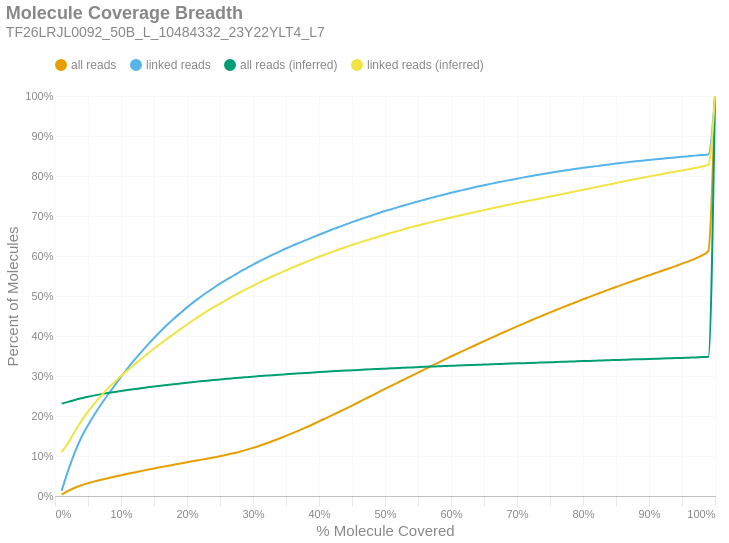

Here is the notebook cell this chart was saved with:
### Markdown cell above
### Molecule Read Coverage
This chart shows molecule coverage breadth as computed by the number of bases aligned to that molecule. In other words, "*how much of each unique long molecule is actually sequenced/aligned?*" Keep in mind there is a distinction between sequences and alignments, since some sequences belonging to a particular molecule may not align well and wouldn't appear in the alignment data. This chart also shows molecule coverage breadth as computed by the *inferred fragment* from which the aligned sequences originate. Unlike read coverage, this calculation takes into account the total insert size, including unsequenced gaps between the forward and reverse reads. Like the previous figures, these are cumulative percents.

### Code cell
if SKIPLR:
    print_html(f"Skipped")
else:
    binned_df = consolidated_hist(valids['coverage_bp'], mask, 0.01, True)
    binned_df_inf = consolidated_hist(valids['coverage_inserts'], mask, 0.01, True)
    binned_df = binned_df.with_columns(pl.lit(binned_df_inf['all reads (cumsum)']).alias('all reads (inferred)'))
    binned_df = binned_df.with_columns(pl.lit(binned_df_inf['linked reads (cumsum)']).alias('linked reads (inferred)'))
    binned_df = binned_df.with_columns(
        (pl.col('bin').cast(pl.Float64) + 0.01).alias('right_edge')
    )

    with SafeRender(binned_df):
        (
            density_plot(binned_df, 'Molecule Coverage Breadth', samplename, 'molcov', ['all reads (inferred)','linked reads (inferred)'])
            .encode(
                #x=alt.X('bin:Q', title="% Molecule Covered").axis(format = '%').scale(padding=0),
                x=alt.X('right_edge:Q', title="% Molecule Covered").axis(format='%').scale(padding=0),
                y=alt.Y('value:Q', title='Percent of Molecules')
                    .axis(format='%')
                    .stack(False)
                    .scale(domainMin=0, padding=0),
                color=alt.Color("key:N").scale(domain = ["all reads", "linked reads", "all reads (inferred)", "linked reads (inferred)"]),
                tooltip = [
                    alt.Tooltip("key:N", title = "Data Type"),
                    alt.Tooltip("range_label:N", title="% Molecule Covered"),
                    alt.Tooltip("value:Q", format = ".2%", title="% Molecules")
                ]
            )
        ).display()

### Figure 1 — Vega-Lite specification as saved in the notebook (floating-point values rounded to 4 significant figures)
{"width": "container", "height": 400, "config": {"title": {"anchor": "start", "dy": -15, "fontSize": 18, "color": "#888888", "subtitleColor": "#888888", "subtitleFontSize": 14}, "arc": {"fill": "#0072B2"}, "axis": {"domainColor": "#888888", "domainWidth": 0.5, "gridWidth": 0.2, "grid": false, "titleFontWeight": 400, "titleFontSize": 15, "labelFontSize": 11, "labelColor": "#888888", "tickColor": "#888888", "tickWidth": 0.2, "titleColor": "#888888"}, "axisBand": {"grid": false}, "axisX": {"grid": true, "tickSize": 10, "domainCap": "round"}, "axisY": {"domain": false, "grid": true, "tickSize": 0, "domainCap": "round"}, "background": "transparent", "header": {"labelFontSize": 15, "labelColor": "#888888", "titleFontSize": 15, "titleFontWeight": 600, "titleColor": "#888888"}, "legend": {"labelFont": "sans-serif", "labelFontSize": 12, "labelColor": "#888888", "symbolSize": 100, "symbolType": "circle", "titleFontSize": 12, "titlePadding": 10, "titleColor": "#888888", "title": null, "orient": "top"}, "range": {"category": ["#E69F00", "#56B4E9", "#009E73", "#F0E442", "#0072B2", "#D55E00", "#CC79A7", "#000000"], "diverging": ["#cfe8f3", "#a2d4ec", "#73bfe2", "#46abdb", "#1696d2", "#12719e"]}, "area": {"fill": "#0072B2", "fillOpacity": 0.7, "line": true, "strokeOpacity": 0.7}, "line": {"color": "#0072B2", "stroke": "#0072B2", "strokeWidth": 2}, "trail": {"color": "#0072B2", "stroke": "#0072B2", "strokeWidth": 0, "size": 1}, "point": {"filled": true, "fillOpacity": 1.0, "size": 95}, "text": {"color": "#888888", "fontSize": 11, "align": "right", "fontWeight": 400, "size": 11}, "bar": {"fill": "#0072B2", "stroke": null}, "view": {"stroke": null, "continuousWidth": 660, "continuousHeight": 400}}, "data": {"name": "data-c91a20ca6656b4e16b306fd23817bd01"}, "mark": {"type": "line", "interpolate": "monotone", "point": {"opacity": 0, "size": 275}}, "encoding": {"color": {"field": "key", "scale": {"domain": ["all reads", "linked reads", "all reads (inferred)", "linked reads (inferred)"]}, "type": "nominal"}, "tooltip": [{"field": "key", "title": "Data Type", "type": "nominal"}, {"field": "range_label", "title": "% Molecule Covered", "type": "nominal"}, {"field": "value", "format": ".2%", "title": "% Molecules", "type": "quantitative"}], "x": {"axis": {"format": "%"}, "field": "right_edge", "scale": {"padding": 0}, "title": "% Molecule Covered", "type": "quantitative"}, "y": {"axis": {"format": "%"}, "field": "value", "scale": {"domainMin": 0, "padding": 0}, "stack": false, "title": "Percent of Molecules", "type": "quantitative"}}, "params": [{"name": "param_c36ac31b6afebe62", "select": {"type": "point", "fields": ["key"]}, "bind": "legend"}], "title": {"text": "Molecule Coverage Breadth", "subtitle": "TF26LRJL0092_50B_L_10484332_23Y22YLT4_L7"}, "transform": [{"fold": ["all reads (cumsum)", "linked reads (cumsum)", "all reads (inferred)", "linked reads (inferred)"]}, {"calculate": "replace(datum.key, ' (cumsum)', '')", "as": "key"}, {"filter": {"param": "param_c36ac31b6afebe62"}}], "usermeta": {"embedOptions": {"downloadFileName": "TF26LRJL0092_50B_L_10484332_23Y22YLT4_L7.molcov"}}, "$schema": "https://vega.github.io/schema/vega-lite/v6.4.1.json", "datasets": {"data-c91a20ca6656b4e16b306fd23817bd01": [{"bin": "0.0", "interval": "0.0-0.01", "all reads": 0.003431, "linked reads": 0.01278, "all reads (cumsum)": 0.003431, "linked reads (cumsum)": 0.01278, "range_label": "0.0-0.01", "all reads (inferred)": 0.2309, "linked reads (inferred)": 0.1097, "right_edge": 0.01}, {"bin": "0.01", "interval": "0.01-0.02", "all reads": 0.009454, "linked reads": 0.05111, "all reads (cumsum)": 0.01288, "linked reads (cumsum)": 0.06389, "range_label": "0.01-0.02", "all reads (inferred)": 0.2354, "linked reads (inferred)": 0.133, "right_edge": 0.02}, {"bin": "0.02", "interval": "0.02-0.03", "all reads": 0.007841, "linked reads": 0.04522, "all reads (cumsum)": 0.02073, "linked reads (cumsum)": 0.1091, "range_label": "0.02-0.03", "all reads (inferred)": 0.2401, "linked reads (inferred)": 0.1614, "right_edge": 0.03}, {"bin": "0.03", "interval": "0.03-0.04", "all reads": 0.006267, "linked reads": 0.03786, "all reads (cumsum)": 0.02699, "linked reads (cumsum)": 0.147, "range_label": "0.03-0.04", "all reads (inferred)": 0.2444, "linked reads (inferred)": 0.1876, "right_edge": 0.04}, {"bin": "0.04", "interval": "0.04-0.05", "all reads": 0.005005, "linked reads": 0.03021, "all reads (cumsum)": 0.032, "linked reads (cumsum)": 0.1772, "range_label": "0.04-0.05", "all reads (inferred)": 0.2482, "linked reads (inferred)": 0.2107, "right_edge": 0.05}, {"bin": "0.05", "interval": "0.05-0.06", "all reads": 0.004497, "linked reads": 0.0272, "all reads (cumsum)": 0.0365, "linked reads (cumsum)": 0.2044, "range_label": "0.05-0.06", "all reads (inferred)": 0.2516, "linked reads (inferred)": 0.2317, "right_edge": 0.06}, {"bin": "0.06", "interval": "0.06-0.07", "all reads": 0.00408, "linked reads": 0.02496, "all reads (cumsum)": 0.04058, "linked reads (cumsum)": 0.2293, "range_label": "0.06-0.07", "all reads (inferred)": 0.2547, "linked reads (inferred)": 0.2508, "right_edge": 0.07}, {"bin": "0.07", "interval": "0.07-0.08", "all reads": 0.003863, "linked reads": 0.02346, "all reads (cumsum)": 0.04444, "linked reads (cumsum)": 0.2528, "range_label": "0.07-0.08", "all reads (inferred)": 0.2575, "linked reads (inferred)": 0.2685, "right_edge": 0.08}, {"bin": "0.08", "interval": "0.08-0.09", "all reads": 0.003713, "linked reads": 0.02272, "all reads (cumsum)": 0.04815, "linked reads (cumsum)": 0.2755, "range_label": "0.08-0.09", "all reads (inferred)": 0.2601, "linked reads (inferred)": 0.2845, "right_edge": 0.09}, {"bin": "0.09", "interval": "0.09-0.1", "all reads": 0.00368, "linked reads": 0.02215, "all reads (cumsum)": 0.05183, "linked reads (cumsum)": 0.2977, "range_label": "0.09-0.1", "all reads (inferred)": 0.2626, "linked reads (inferred)": 0.2998, "right_edge": 0.1}, {"bin": "0.1", "interval": "0.1-0.11", "all reads": 0.003588, "linked reads": 0.02161, "all reads (cumsum)": 0.05542, "linked reads (cumsum)": 0.3193, "range_label": "0.1-0.11", "all reads (inferred)": 0.2649, "linked reads (inferred)": 0.314, "right_edge": 0.11}, {"bin": "0.11", "interval": "0.11-0.12", "all reads": 0.003387, "linked reads": 0.02015, "all reads (cumsum)": 0.05881, "linked reads (cumsum)": 0.3394, "range_label": "0.11-0.12", "all reads (inferred)": 0.2672, "linked reads (inferred)": 0.3281, "right_edge": 0.12}, {"bin": "0.12", "interval": "0.12-0.13", "all reads": 0.003347, "linked reads": 0.01918, "all reads (cumsum)": 0.06215, "linked reads (cumsum)": 0.3586, "range_label": "0.12-0.13", "all reads (inferred)": 0.2694, "linked reads (inferred)": 0.3419, "right_edge": 0.13}, {"bin": "0.13", "interval": "0.13-0.14", "all reads": 0.00333, "linked reads": 0.01864, "all reads (cumsum)": 0.06548, "linked reads (cumsum)": 0.3772, "range_label": "0.13-0.14", "all reads (inferred)": 0.2716, "linked reads (inferred)": 0.3554, "right_edge": 0.14}, {"bin": "0.14", "interval": "0.14-0.15", "all reads": 0.003296, "linked reads": 0.0179, "all reads (cumsum)": 0.06878, "linked reads (cumsum)": 0.3951, "range_label": "0.14-0.15", "all reads (inferred)": 0.2738, "linked reads (inferred)": 0.3689, "right_edge": 0.15}, {"bin": "0.15", "interval": "0.15-0.16", "all reads": 0.003193, "linked reads": 0.01677, "all reads (cumsum)": 0.07197, "linked reads (cumsum)": 0.4119, "range_label": "0.15-0.16", "all reads (inferred)": 0.2757, "linked reads (inferred)": 0.3808, "right_edge": 0.16}, {"bin": "0.16", "interval": "0.16-0.17", "all reads": 0.003154, "linked reads": 0.0162, "all reads (cumsum)": 0.07513, "linked reads (cumsum)": 0.4281, "range_label": "0.16-0.17", "all reads (inferred)": 0.2776, "linked reads (inferred)": 0.3931, "right_edge": 0.17}, {"bin": "0.17", "interval": "0.17-0.18", "all reads": 0.003066, "linked reads": 0.01511, "all reads (cumsum)": 0.07819, "linked reads (cumsum)": 0.4432, "range_label": "0.17-0.18", "all reads (inferred)": 0.2795, "linked reads (inferred)": 0.4053, "right_edge": 0.18}, {"bin": "0.18", "interval": "0.18-0.19", "all reads": 0.003042, "linked reads": 0.01433, "all reads (cumsum)": 0.08123, "linked reads (cumsum)": 0.4576, "range_label": "0.18-0.19", "all reads (inferred)": 0.2814, "linked reads (inferred)": 0.4171, "right_edge": 0.19}, {"bin": "0.19", "interval": "0.19-0.2", "all reads": 0.003065, "linked reads": 0.01399, "all reads (cumsum)": 0.0843, "linked reads (cumsum)": 0.4715, "range_label": "0.19-0.2", "all reads (inferred)": 0.2832, "linked reads (inferred)": 0.4289, "right_edge": 0.2}, {"bin": "0.2", "interval": "0.2-0.21", "all reads": 0.003014, "linked reads": 0.01323, "all reads (cumsum)": 0.08731, "linked reads (cumsum)": 0.4848, "range_label": "0.2-0.21", "all reads (inferred)": 0.285, "linked reads (inferred)": 0.4399, "right_edge": 0.21}, {"bin": "0.21", "interval": "0.21-0.22", "all reads": 0.002961, "linked reads": 0.01216, "all reads (cumsum)": 0.09027, "linked reads (cumsum)": 0.4969, "range_label": "0.21-0.22", "all reads (inferred)": 0.2867, "linked reads (inferred)": 0.4509, "right_edge": 0.22}, {"bin": "0.22", "interval": "0.22-0.23", "all reads": 0.003025, "linked reads": 0.01172, "all reads (cumsum)": 0.0933, "linked reads (cumsum)": 0.5086, "range_label": "0.22-0.23", "all reads (inferred)": 0.2883, "linked reads (inferred)": 0.4615, "right_edge": 0.23}, {"bin": "0.23", "interval": "0.23-0.24", "all reads": 0.003077, "linked reads": 0.01134, "all reads (cumsum)": 0.09638, "linked reads (cumsum)": 0.52, "range_label": "0.23-0.24", "all reads (inferred)": 0.2899, "linked reads (inferred)": 0.4715, "right_edge": 0.24}, {"bin": "0.24", "interval": "0.24-0.25", "all reads": 0.003241, "linked reads": 0.01082, "all reads (cumsum)": 0.09962, "linked reads (cumsum)": 0.5308, "range_label": "0.24-0.25", "all reads (inferred)": 0.2914, "linked reads (inferred)": 0.4809, "right_edge": 0.25}, {"bin": "0.25", "interval": "0.25-0.26", "all reads": 0.003405, "linked reads": 0.01034, "all reads (cumsum)": 0.103, "linked reads (cumsum)": 0.5411, "range_label": "0.25-0.26", "all reads (inferred)": 0.2929, "linked reads (inferred)": 0.4904, "right_edge": 0.26}, {"bin": "0.26", "interval": "0.26-0.27", "all reads": 0.00363, "linked reads": 0.009488, "all reads (cumsum)": 0.1067, "linked reads (cumsum)": 0.5506, "range_label": "0.26-0.27", "all reads (inferred)": 0.2944, "linked reads (inferred)": 0.4997, "right_edge": 0.27}, {"bin": "0.27", "interval": "0.27-0.28", "all reads": 0.004129, "linked reads": 0.009737, "all reads (cumsum)": 0.1108, "linked reads (cumsum)": 0.5604, "range_label": "0.27-0.28", "all reads (inferred)": 0.2958, "linked reads (inferred)": 0.5089, "right_edge": 0.28}, {"bin": "0.28", "interval": "0.28-0.29", "all reads": 0.004501, "linked reads": 0.008977, "all reads (cumsum)": 0.1153, "linked reads (cumsum)": 0.5693, "range_label": "0.28-0.29", "all reads (inferred)": 0.2971, "linked reads (inferred)": 0.5173, "right_edge": 0.29}, {"bin": "0.29", "interval": "0.29-0.3", "all reads": 0.00497, "linked reads": 0.009218, "all reads (cumsum)": 0.1203, "linked reads (cumsum)": 0.5786, "range_label": "0.29-0.3", "all reads (inferred)": 0.2984, "linked reads (inferred)": 0.5256, "right_edge": 0.3}, {"bin": "0.3", "interval": "0.3-0.31", "all reads": 0.00527, "linked reads": 0.008445, "all reads (cumsum)": 0.1255, "linked reads (cumsum)": 0.587, "range_label": "0.3-0.31", "all reads (inferred)": 0.2997, "linked reads (inferred)": 0.534, "right_edge": 0.31}, {"bin": "0.31", "interval": "0.31-0.32", "all reads": 0.005785, "linked reads": 0.008281, "all reads (cumsum)": 0.1313, "linked reads (cumsum)": 0.5953, "range_label": "0.31-0.32", "all reads (inferred)": 0.3009, "linked reads (inferred)": 0.5418, "right_edge": 0.32}, {"bin": "0.32", "interval": "0.32-0.33", "all reads": 0.006035, "linked reads": 0.008003, "all reads (cumsum)": 0.1373, "linked reads (cumsum)": 0.6033, "range_label": "0.32-0.33", "all reads (inferred)": 0.3021, "linked reads (inferred)": 0.5495, "right_edge": 0.33}, {"bin": "0.33", "interval": "0.33-0.34", "all reads": 0.00634, "linked reads": 0.007705, "all reads (cumsum)": 0.1437, "linked reads (cumsum)": 0.611, "range_label": "0.33-0.34", "all reads (inferred)": 0.3033, "linked reads (inferred)": 0.5567, "right_edge": 0.34}, {"bin": "0.34", "interval": "0.34-0.35", "all reads": 0.006575, "linked reads": 0.007684, "all reads (cumsum)": 0.1503, "linked reads (cumsum)": 0.6187, "range_label": "0.34-0.35", "all reads (inferred)": 0.3044, "linked reads (inferred)": 0.5639, "right_edge": 0.35}, {"bin": "0.35", "interval": "0.35-0.36", "all reads": 0.006771, "linked reads": 0.007255, "all reads (cumsum)": 0.157, "linked reads (cumsum)": 0.6259, "range_label": "0.35-0.36", "all reads (inferred)": 0.3055, "linked reads (inferred)": 0.5712, "right_edge": 0.36}, {"bin": "0.36", "interval": "0.36-0.37", "all reads": 0.007046, "linked reads": 0.006797, "all reads (cumsum)": 0.1641, "linked reads (cumsum)": 0.6327, "range_label": "0.36-0.37", "all reads (inferred)": 0.3066, "linked reads (inferred)": 0.578, "right_edge": 0.37}, {"bin": "0.37", "interval": "0.37-0.38", "all reads": 0.007299, "linked reads": 0.006772, "all reads (cumsum)": 0.1714, "linked reads (cumsum)": 0.6395, "range_label": "0.37-0.38", "all reads (inferred)": 0.3077, "linked reads (inferred)": 0.585, "right_edge": 0.38}, {"bin": "0.38", "interval": "0.38-0.39", "all reads": 0.007455, "linked reads": 0.006891, "all reads (cumsum)": 0.1788, "linked reads (cumsum)": 0.6464, "range_label": "0.38-0.39", "all reads (inferred)": 0.3087, "linked reads (inferred)": 0.5916, "right_edge": 0.39}, {"bin": "0.39", "interval": "0.39-0.4", "all reads": 0.007805, "linked reads": 0.006781, "all reads (cumsum)": 0.1866, "linked reads (cumsum)": 0.6532, "range_label": "0.39-0.4", "all reads (inferred)": 0.3097, "linked reads (inferred)": 0.598, "right_edge": 0.4}, {"bin": "0.4", "interval": "0.4-0.41", "all reads": 0.007634, "linked reads": 0.006507, "all reads (cumsum)": 0.1943, "linked reads (cumsum)": 0.6597, "range_label": "0.4-0.41", "all reads (inferred)": 0.3107, "linked reads (inferred)": 0.6043, "right_edge": 0.41}, {"bin": "0.41", "interval": "0.41-0.42", "all reads": 0.007773, "linked reads": 0.006445, "all reads (cumsum)": 0.202, "linked reads (cumsum)": 0.6661, "range_label": "0.41-0.42", "all reads (inferred)": 0.3117, "linked reads (inferred)": 0.6103, "right_edge": 0.42}, {"bin": "0.42", "interval": "0.42-0.43", "all reads": 0.007921, "linked reads": 0.006457, "all reads (cumsum)": 0.21, "linked reads (cumsum)": 0.6726, "range_label": "0.42-0.43", "all reads (inferred)": 0.3126, "linked reads (inferred)": 0.6161, "right_edge": 0.43}, {"bin": "0.43", "interval": "0.43-0.44", "all reads": 0.008047, "linked reads": 0.005987, "all reads (cumsum)": 0.218, "linked reads (cumsum)": 0.6786, "range_label": "0.43-0.44", "all reads (inferred)": 0.3135, "linked reads (inferred)": 0.622, "right_edge": 0.44}, {"bin": "0.44", "interval": "0.44-0.45", "all reads": 0.008147, "linked reads": 0.005967, "all reads (cumsum)": 0.2262, "linked reads (cumsum)": 0.6845, "range_label": "0.44-0.45", "all reads (inferred)": 0.3143, "linked reads (inferred)": 0.6273, "right_edge": 0.45}, {"bin": "0.45", "interval": "0.45-0.46", "all reads": 0.008241, "linked reads": 0.005746, "all reads (cumsum)": 0.2344, "linked reads (cumsum)": 0.6903, "range_label": "0.45-0.46", "all reads (inferred)": 0.3152, "linked reads (inferred)": 0.6328, "right_edge": 0.46}, {"bin": "0.46", "interval": "0.46-0.47", "all reads": 0.008314, "linked reads": 0.00564, "all reads (cumsum)": 0.2427, "linked reads (cumsum)": 0.6959, "range_label": "0.46-0.47", "all reads (inferred)": 0.316, "linked reads (inferred)": 0.6381, "right_edge": 0.47}, {"bin": "0.47", "interval": "0.47-0.48", "all reads": 0.008319, "linked reads": 0.00548, "all reads (cumsum)": 0.251, "linked reads (cumsum)": 0.7014, "range_label": "0.47-0.48", "all reads (inferred)": 0.3168, "linked reads (inferred)": 0.6431, "right_edge": 0.48}, {"bin": "0.48", "interval": "0.48-0.49", "all reads": 0.008222, "linked reads": 0.005484, "all reads (cumsum)": 0.2593, "linked reads (cumsum)": 0.7069, "range_label": "0.48-0.49", "all reads (inferred)": 0.3176, "linked reads (inferred)": 0.6482, "right_edge": 0.49}, {"bin": "0.49", "interval": "0.49-0.5", "all reads": 0.00882, "linked reads": 0.005427, "all reads (cumsum)": 0.2681, "linked reads (cumsum)": 0.7123, "range_label": "0.49-0.5", "all reads (inferred)": 0.3184, "linked reads (inferred)": 0.6532, "right_edge": 0.5}, {"bin": "0.5", "interval": "0.5-0.51", "all reads": 0.007685, "linked reads": 0.004703, "all reads (cumsum)": 0.2758, "linked reads (cumsum)": 0.717, "range_label": "0.5-0.51", "all reads (inferred)": 0.3192, "linked reads (inferred)": 0.658, "right_edge": 0.51}, {"bin": "0.51", "interval": "0.51-0.52", "all reads": 0.008463, "linked reads": 0.005132, "all reads (cumsum)": 0.2842, "linked reads (cumsum)": 0.7222, "range_label": "0.51-0.52", "all reads (inferred)": 0.32, "linked reads (inferred)": 0.6629, "right_edge": 0.52}, {"bin": "0.52", "interval": "0.52-0.53", "all reads": 0.008044, "linked reads": 0.004744, "all reads (cumsum)": 0.2923, "linked reads (cumsum)": 0.7269, "range_label": "0.52-0.53", "all reads (inferred)": 0.3207, "linked reads (inferred)": 0.6675, "right_edge": 0.53}, {"bin": "0.53", "interval": "0.53-0.54", "all reads": 0.008087, "linked reads": 0.004715, "all reads (cumsum)": 0.3004, "linked reads (cumsum)": 0.7316, "range_label": "0.53-0.54", "all reads (inferred)": 0.3215, "linked reads (inferred)": 0.6721, "right_edge": 0.54}, {"bin": "0.54", "interval": "0.54-0.55", "all reads": 0.008161, "linked reads": 0.004695, "all reads (cumsum)": 0.3085, "linked reads (cumsum)": 0.7363, "range_label": "0.54-0.55", "all reads (inferred)": 0.3222, "linked reads (inferred)": 0.6765, "right_edge": 0.55}, {"bin": "0.55", "interval": "0.55-0.56", "all reads": 0.008149, "linked reads": 0.004515, "all reads (cumsum)": 0.3167, "linked reads (cumsum)": 0.7408, "range_label": "0.55-0.56", "all reads (inferred)": 0.3229, "linked reads (inferred)": 0.6807, "right_edge": 0.56}, {"bin": "0.56", "interval": "0.56-0.57", "all reads": 0.008198, "linked reads": 0.004556, "all reads (cumsum)": 0.3249, "linked reads (cumsum)": 0.7454, "range_label": "0.56-0.57", "all reads (inferred)": 0.3235, "linked reads (inferred)": 0.6847, "right_edge": 0.57}, {"bin": "0.57", "interval": "0.57-0.58", "all reads": 0.007997, "linked reads": 0.004274, "all reads (cumsum)": 0.3329, "linked reads (cumsum)": 0.7497, "range_label": "0.57-0.58", "all reads (inferred)": 0.3242, "linked reads (inferred)": 0.6885, "right_edge": 0.58}, {"bin": "0.58", "interval": "0.58-0.59", "all reads": 0.007873, "linked reads": 0.004192, "all reads (cumsum)": 0.3407, "linked reads (cumsum)": 0.7538, "range_label": "0.58-0.59", "all reads (inferred)": 0.3248, "linked reads (inferred)": 0.6923, "right_edge": 0.59}, {"bin": "0.59", "interval": "0.59-0.6", "all reads": 0.008046, "linked reads": 0.004126, "all reads (cumsum)": 0.3488, "linked reads (cumsum)": 0.758, "range_label": "0.59-0.6", "all reads (inferred)": 0.3255, "linked reads (inferred)": 0.6963, "right_edge": 0.6}, {"bin": "0.6", "interval": "0.6-0.61", "all reads": 0.00755, "linked reads": 0.003934, "all reads (cumsum)": 0.3563, "linked reads (cumsum)": 0.7619, "range_label": "0.6-0.61", "all reads (inferred)": 0.3261, "linked reads (inferred)": 0.7001, "right_edge": 0.61}, {"bin": "0.61", "interval": "0.61-0.62", "all reads": 0.00777, "linked reads": 0.003771, "all reads (cumsum)": 0.3641, "linked reads (cumsum)": 0.7657, "range_label": "0.61-0.62", "all reads (inferred)": 0.3268, "linked reads (inferred)": 0.7039, "right_edge": 0.62}, {"bin": "0.62", "interval": "0.62-0.63", "all reads": 0.007677, "linked reads": 0.003844, "all reads (cumsum)": 0.3718, "linked reads (cumsum)": 0.7695, "range_label": "0.62-0.63", "all reads (inferred)": 0.3274, "linked reads (inferred)": 0.7076, "right_edge": 0.63}, {"bin": "0.63", "interval": "0.63-0.64", "all reads": 0.007652, "linked reads": 0.003991, "all reads (cumsum)": 0.3794, "linked reads (cumsum)": 0.7735, "range_label": "0.63-0.64", "all reads (inferred)": 0.328, "linked reads (inferred)": 0.7113, "right_edge": 0.64}, {"bin": "0.64", "interval": "0.64-0.65", "all reads": 0.007498, "linked reads": 0.003386, "all reads (cumsum)": 0.3869, "linked reads (cumsum)": 0.7769, "range_label": "0.64-0.65", "all reads (inferred)": 0.3286, "linked reads (inferred)": 0.7147, "right_edge": 0.65}, {"bin": "0.65", "interval": "0.65-0.66", "all reads": 0.007566, "linked reads": 0.00346, "all reads (cumsum)": 0.3945, "linked reads (cumsum)": 0.7804, "range_label": "0.65-0.66", "all reads (inferred)": 0.3292, "linked reads (inferred)": 0.7184, "right_edge": 0.66}, {"bin": "0.66", "interval": "0.66-0.67", "all reads": 0.007419, "linked reads": 0.003423, "all reads (cumsum)": 0.4019, "linked reads (cumsum)": 0.7838, "range_label": "0.66-0.67", "all reads (inferred)": 0.3298, "linked reads (inferred)": 0.722, "right_edge": 0.67}, {"bin": "0.67", "interval": "0.67-0.68", "all reads": 0.007432, "linked reads": 0.003403, "all reads (cumsum)": 0.4093, "linked reads (cumsum)": 0.7872, "range_label": "0.67-0.68", "all reads (inferred)": 0.3304, "linked reads (inferred)": 0.7256, "right_edge": 0.68}, {"bin": "0.68", "interval": "0.68-0.69", "all reads": 0.007241, "linked reads": 0.003047, "all reads (cumsum)": 0.4166, "linked reads (cumsum)": 0.7902, "range_label": "0.68-0.69", "all reads (inferred)": 0.331, "linked reads (inferred)": 0.7289, "right_edge": 0.69}, {"bin": "0.69", "interval": "0.69-0.7", "all reads": 0.007317, "linked reads": 0.00312, "all reads (cumsum)": 0.4239, "linked reads (cumsum)": 0.7933, "range_label": "0.69-0.7", "all reads (inferred)": 0.3316, "linked reads (inferred)": 0.7324, "right_edge": 0.7}, {"bin": "0.7", "interval": "0.7-0.71", "all reads": 0.007118, "linked reads": 0.003206, "all reads (cumsum)": 0.431, "linked reads (cumsum)": 0.7966, "range_label": "0.7-0.71", "all reads (inferred)": 0.3322, "linked reads (inferred)": 0.7356, "right_edge": 0.71}, {"bin": "0.71", "interval": "0.71-0.72", "all reads": 0.007132, "linked reads": 0.002981, "all reads (cumsum)": 0.4381, "linked reads (cumsum)": 0.7995, "range_label": "0.71-0.72", "all reads (inferred)": 0.3327, "linked reads (inferred)": 0.7388, "right_edge": 0.72}, {"bin": "0.72", "interval": "0.72-0.73", "all reads": 0.006974, "linked reads": 0.00292, "all reads (cumsum)": 0.4451, "linked reads (cumsum)": 0.8025, "range_label": "0.72-0.73", "all reads (inferred)": 0.3333, "linked reads (inferred)": 0.7419, "right_edge": 0.73}, {"bin": "0.73", "interval": "0.73-0.74", "all reads": 0.006785, "linked reads": 0.00272, "all reads (cumsum)": 0.4519, "linked reads (cumsum)": 0.8052, "range_label": "0.73-0.74", "all reads (inferred)": 0.3338, "linked reads (inferred)": 0.7453, "right_edge": 0.74}, {"bin": "0.74", "interval": "0.74-0.75", "all reads": 0.007028, "linked reads": 0.002863, "all reads (cumsum)": 0.4589, "linked reads (cumsum)": 0.808, "range_label": "0.74-0.75", "all reads (inferred)": 0.3344, "linked reads (inferred)": 0.7485, "right_edge": 0.75}, {"bin": "0.75", "interval": "0.75-0.76", "all reads": 0.006574, "linked reads": 0.002838, "all reads (cumsum)": 0.4655, "linked reads (cumsum)": 0.8109, "range_label": "0.75-0.76", "all reads (inferred)": 0.3349, "linked reads (inferred)": 0.7518, "right_edge": 0.76}, {"bin": "0.76", "interval": "0.76-0.77", "all reads": 0.0067, "linked reads": 0.002478, "all reads (cumsum)": 0.4722, "linked reads (cumsum)": 0.8134, "range_label": "0.76-0.77", "all reads (inferred)": 0.3355, "linked reads (inferred)": 0.7553, "right_edge": 0.77}, {"bin": "0.77", "interval": "0.77-0.78", "all reads": 0.00645, "linked reads": 0.002413, "all reads (cumsum)": 0.4787, "linked reads (cumsum)": 0.8158, "range_label": "0.77-0.78", "all reads (inferred)": 0.3361, "linked reads (inferred)": 0.7589, "right_edge": 0.78}, {"bin": "0.78", "interval": "0.78-0.79", "all reads": 0.006476, "linked reads": 0.002372, "all reads (cumsum)": 0.4851, "linked reads (cumsum)": 0.8181, "range_label": "0.78-0.79", "all reads (inferred)": 0.3367, "linked reads (inferred)": 0.7622, "right_edge": 0.79}, {"bin": "0.79", "interval": "0.79-0.8", "all reads": 0.006641, "linked reads": 0.002208, "all reads (cumsum)": 0.4918, "linked reads (cumsum)": 0.8203, "range_label": "0.79-0.8", "all reads (inferred)": 0.3372, "linked reads (inferred)": 0.7654, "right_edge": 0.8}, {"bin": "0.8", "interval": "0.8-0.81", "all reads": 0.006149, "linked reads": 0.002274, "all reads (cumsum)": 0.4979, "linked reads (cumsum)": 0.8226, "range_label": "0.8-0.81", "all reads (inferred)": 0.3378, "linked reads (inferred)": 0.7688, "right_edge": 0.81}, {"bin": "0.81", "interval": "0.81-0.82", "all reads": 0.00619, "linked reads": 0.002049, "all reads (cumsum)": 0.5041, "linked reads (cumsum)": 0.8247, "range_label": "0.81-0.82", "all reads (inferred)": 0.3383, "linked reads (inferred)": 0.7722, "right_edge": 0.82}, {"bin": "0.82", "interval": "0.82-0.83", "all reads": 0.006191, "linked reads": 0.002143, "all reads (cumsum)": 0.5103, "linked reads (cumsum)": 0.8268, "range_label": "0.82-0.83", "all reads (inferred)": 0.3389, "linked reads (inferred)": 0.7755, "right_edge": 0.83}, {"bin": "0.83", "interval": "0.83-0.84", "all reads": 0.006173, "linked reads": 0.00209, "all reads (cumsum)": 0.5165, "linked reads (cumsum)": 0.8289, "range_label": "0.83-0.84", "all reads (inferred)": 0.3394, "linked reads (inferred)": 0.779, "right_edge": 0.84}, {"bin": "0.84", "interval": "0.84-0.85", "all reads": 0.005975, "linked reads": 0.002061, "all reads (cumsum)": 0.5225, "linked reads (cumsum)": 0.831, "range_label": "0.84-0.85", "all reads (inferred)": 0.34, "linked reads (inferred)": 0.7823, "right_edge": 0.85}, {"bin": "0.85", "interval": "0.85-0.86", "all reads": 0.006035, "linked reads": 0.002106, "all reads (cumsum)": 0.5285, "linked reads (cumsum)": 0.8331, "range_label": "0.85-0.86", "all reads (inferred)": 0.3405, "linked reads (inferred)": 0.7858, "right_edge": 0.86}, {"bin": "0.86", "interval": "0.86-0.87", "all reads": 0.005738, "linked reads": 0.001795, "all reads (cumsum)": 0.5342, "linked reads (cumsum)": 0.8349, "range_label": "0.86-0.87", "all reads (inferred)": 0.3411, "linked reads (inferred)": 0.7891, "right_edge": 0.87}, {"bin": "0.87", "interval": "0.87-0.88", "all reads": 0.005939, "linked reads": 0.001718, "all reads (cumsum)": 0.5402, "linked reads (cumsum)": 0.8366, "range_label": "0.87-0.88", "all reads (inferred)": 0.3416, "linked reads (inferred)": 0.7924, "right_edge": 0.88}, {"bin": "0.88", "interval": "0.88-0.89", "all reads": 0.005778, "linked reads": 0.001656, "all reads (cumsum)": 0.5459, "linked reads (cumsum)": 0.8382, "range_label": "0.88-0.89", "all reads (inferred)": 0.3421, "linked reads (inferred)": 0.7957, "right_edge": 0.89}, {"bin": "0.89", "interval": "0.89-0.9", "all reads": 0.005908, "linked reads": 0.001836, "all reads (cumsum)": 0.5519, "linked reads (cumsum)": 0.8401, "range_label": "0.89-0.9", "all reads (inferred)": 0.3427, "linked reads (inferred)": 0.7988, "right_edge": 0.9}, {"bin": "0.9", "interval": "0.9-0.91", "all reads": 0.0055, "linked reads": 0.001611, "all reads (cumsum)": 0.5574, "linked reads (cumsum)": 0.8417, "range_label": "0.9-0.91", "all reads (inferred)": 0.3432, "linked reads (inferred)": 0.8019, "right_edge": 0.91}, {"bin": "0.91", "interval": "0.91-0.92", "all reads": 0.005942, "linked reads": 0.001632, "all reads (cumsum)": 0.5633, "linked reads (cumsum)": 0.8433, "range_label": "0.91-0.92", "all reads (inferred)": 0.3437, "linked reads (inferred)": 0.8052, "right_edge": 0.92}, {"bin": "0.92", "interval": "0.92-0.93", "all reads": 0.005402, "linked reads": 0.001607, "all reads (cumsum)": 0.5687, "linked reads (cumsum)": 0.8449, "range_label": "0.92-0.93", "all reads (inferred)": 0.3442, "linked reads (inferred)": 0.8082, "right_edge": 0.93}, {"bin": "0.93", "interval": "0.93-0.94", "all reads": 0.005846, "linked reads": 0.001431, "all reads (cumsum)": 0.5745, "linked reads (cumsum)": 0.8464, "range_label": "0.93-0.94", "all reads (inferred)": 0.3447, "linked reads (inferred)": 0.8109, "right_edge": 0.94}, {"bin": "0.94", "interval": "0.94-0.95", "all reads": 0.006352, "linked reads": 0.00148, "all reads (cumsum)": 0.5809, "linked reads (cumsum)": 0.8478, "range_label": "0.94-0.95", "all reads (inferred)": 0.3453, "linked reads (inferred)": 0.8138, "right_edge": 0.95}, {"bin": "0.95", "interval": "0.95-0.96", "all reads": 0.005663, "linked reads": 0.001726, "all reads (cumsum)": 0.5866, "linked reads (cumsum)": 0.8496, "range_label": "0.95-0.96", "all reads (inferred)": 0.3459, "linked reads (inferred)": 0.8168, "right_edge": 0.96}, {"bin": "0.96", "interval": "0.96-0.97", "all reads": 0.006915, "linked reads": 0.00137, "all reads (cumsum)": 0.5935, "linked reads (cumsum)": 0.8509, "range_label": "0.96-0.97", "all reads (inferred)": 0.3465, "linked reads (inferred)": 0.8201, "right_edge": 0.97}, {"bin": "0.97", "interval": "0.97-0.98", "all reads": 0.00775, "linked reads": 0.001427, "all reads (cumsum)": 0.6012, "linked reads (cumsum)": 0.8524, "range_label": "0.97-0.98", "all reads (inferred)": 0.3473, "linked reads (inferred)": 0.8236, "right_edge": 0.98}, {"bin": "0.98", "interval": "0.98-0.99", "all reads": 0.01159, "linked reads": 0.00137, "all reads (cumsum)": 0.6128, "linked reads (cumsum)": 0.8537, "range_label": "0.98-0.99", "all reads (inferred)": 0.3484, "linked reads (inferred)": 0.8283, "right_edge": 0.99}, {"bin": "0.99", "interval": "0.99-1.0", "all reads": 0.3872, "linked reads": 0.1463, "all reads (cumsum)": 1.0, "linked reads (cumsum)": 1.0, "range_label": "0.99-1.0", "all reads (inferred)": 1.0, "linked reads (inferred)": 1.0, "right_edge": 1.0}]}}
